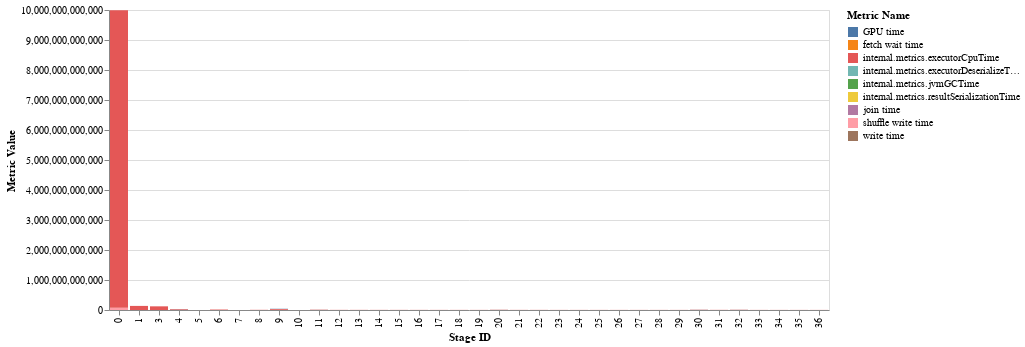

Notebook source saved alongside this figure:
### Code cell
stage_metrics = wide_stages(metrics).toPandas()
alt.Chart(stage_metrics).mark_bar().encode(
    x='Stage ID:N',
    y='Metric Value:Q',
    color='Metric Name:N',
    tooltip=['Details', 'Metric Name', 'Metric Value', 'Stage ID']
).interactive()

### Figure 1 — Vega-Lite specification as saved in the notebook (floating-point values rounded to 4 significant figures; data arrays with more than 128 entries replaced by an {"elided": "..."} marker saying what was removed)
{"config": {"view": {"continuousWidth": 400, "continuousHeight": 300}}, "data": {"name": "data-1a5c002b3e8469fa584a16fadb14a2ef"}, "mark": "bar", "encoding": {"color": {"type": "nominal", "field": "Metric Name"}, "tooltip": [{"type": "nominal", "field": "Details"}, {"type": "nominal", "field": "Metric Name"}, {"type": "nominal", "field": "Metric Value"}, {"type": "quantitative", "field": "Stage ID"}], "x": {"type": "nominal", "field": "Stage ID"}, "y": {"type": "quantitative", "field": "Metric Value"}}, "selection": {"selector002": {"type": "interval", "bind": "scales", "encodings": ["x", "y"]}}, "$schema": "https://vega.github.io/schema/vega-lite/v4.8.1.json", "datasets": {"data-1a5c002b3e8469fa584a16fadb14a2ef": {"elided": "160 records"}}}
